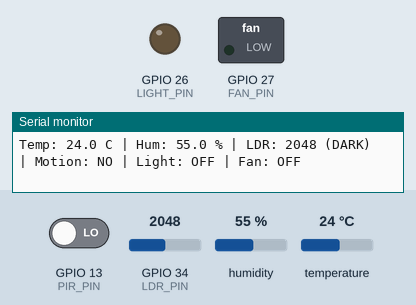
This sketch was run on a simulated ESP32. Shown: switched loads named in the sketch (green lamp = pin HIGH), output pins drawn as LEDs (lit = HIGH), the last lines printed to the serial monitor. The inputs (shaded band) are chosen by the test bench; at power-on: temperature 24 °C, GPIO 13 (PIR_PIN) LOW, GPIO 34 (LDR_PIN) = 2048, humidity 55 %.

Above: at 1.8 s.
1.9 s: temperature set to 29.5 °C
3.4 s: temperature set to 30.7 °C
At 5.2 s:
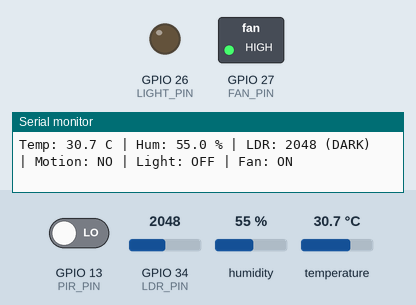
5.5 s: GPIO 13 (PIR_PIN) driven HIGH
At 7.2 s:
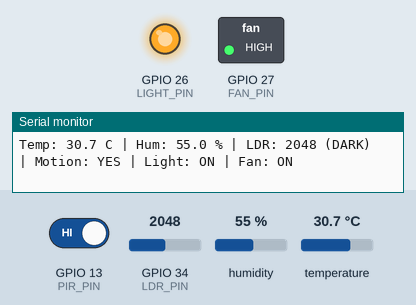
7.5 s: temperature set to 12 °C
At 9.1 s:
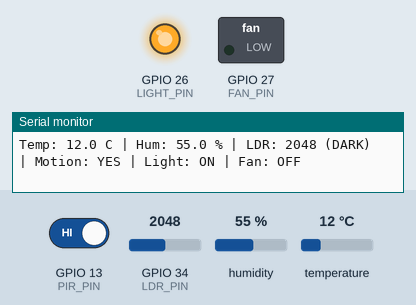
9.5 s: GPIO 34 (LDR_PIN) set to 1928
At 10.9 s:
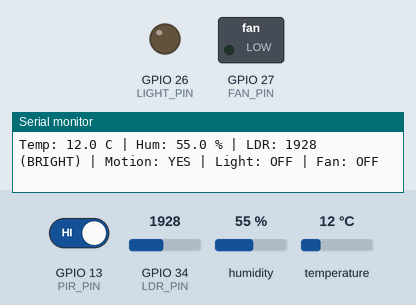
12.5 s: GPIO 34 (LDR_PIN) set to 2040
At 13.6 s:
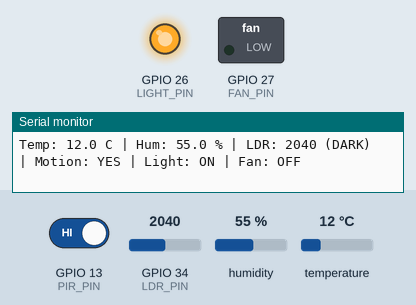
Timing chart, 0 to 15.5 s (numbered marks = the images above; inputs shaded):
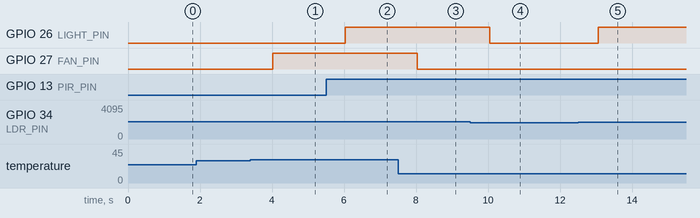

Measured:
- the behaviour switches between 30 and 30.1 °C on temperature (found by bisection; images 0 and 1)
- the behaviour switches between 2001 and 2000 on GPIO 34 (LDR_PIN) (found by bisection; images 3 and 4)
- after the input at 3.4 s, GPIO 27 (FAN_PIN): LOW → HIGH after 0.62 s
- after the input at 5.5 s, GPIO 26 (LIGHT_PIN): LOW → HIGH after 0.53 s
- after the input at 7.5 s, GPIO 27 (FAN_PIN): HIGH → LOW after 0.54 s
- after the input at 9.5 s, GPIO 26 (LIGHT_PIN): HIGH → LOW after 0.55 s
- after the input at 12.5 s, GPIO 26 (LIGHT_PIN): LOW → HIGH after 0.56 s

The sketch:

sketch.ino
```cpp
// Smart Home Automation System - ESP32 (Wokwi)
// Sensors: DHT22 (temperature), LDR (light), PIR (motion)
// Outputs: Light (GPIO 26), Fan (GPIO 27)

#include <DHT.h>

#define DHTPIN     15
#define DHTTYPE    DHT22
#define LDR_PIN    34
#define PIR_PIN    13
#define LIGHT_PIN  26
#define FAN_PIN    27

const int   DARK_THRESHOLD = 2000;   // higher value = darker
const float TEMP_THRESHOLD = 30.0;   // fan ON above this (deg C)
const unsigned long LIGHT_HOLD_MS = 10000; // light stays on 10s after motion

DHT dht(DHTPIN, DHTTYPE);
unsigned long lastMotion = 0;

void setup() {
  Serial.begin(115200);
  pinMode(PIR_PIN, INPUT);
  pinMode(LIGHT_PIN, OUTPUT);
  pinMode(FAN_PIN, OUTPUT);
  dht.begin();
  Serial.println("Smart Home Automation System started");
}

void loop() {
  float temp = dht.readTemperature();
  float hum  = dht.readHumidity();
  int   ldr  = analogRead(LDR_PIN);
  bool  motion = digitalRead(PIR_PIN) == HIGH;
  bool  isDark = ldr > DARK_THRESHOLD;

  if (motion) lastMotion = millis();

  bool lightOn = isDark && lastMotion != 0 && (millis() - lastMotion < LIGHT_HOLD_MS);
  digitalWrite(LIGHT_PIN, lightOn ? HIGH : LOW);

  bool fanOn = !isnan(temp) && temp > TEMP_THRESHOLD;
  digitalWrite(FAN_PIN, fanOn ? HIGH : LOW);

  Serial.printf("Temp: %.1f C | Hum: %.1f %% | LDR: %d (%s) | Motion: %s | Light: %s | Fan: %s\n",
                temp, hum, ldr, isDark ? "DARK" : "BRIGHT",
                motion ? "YES" : "NO", lightOn ? "ON" : "OFF", fanOn ? "ON" : "OFF");

  delay(1000);
}
```
